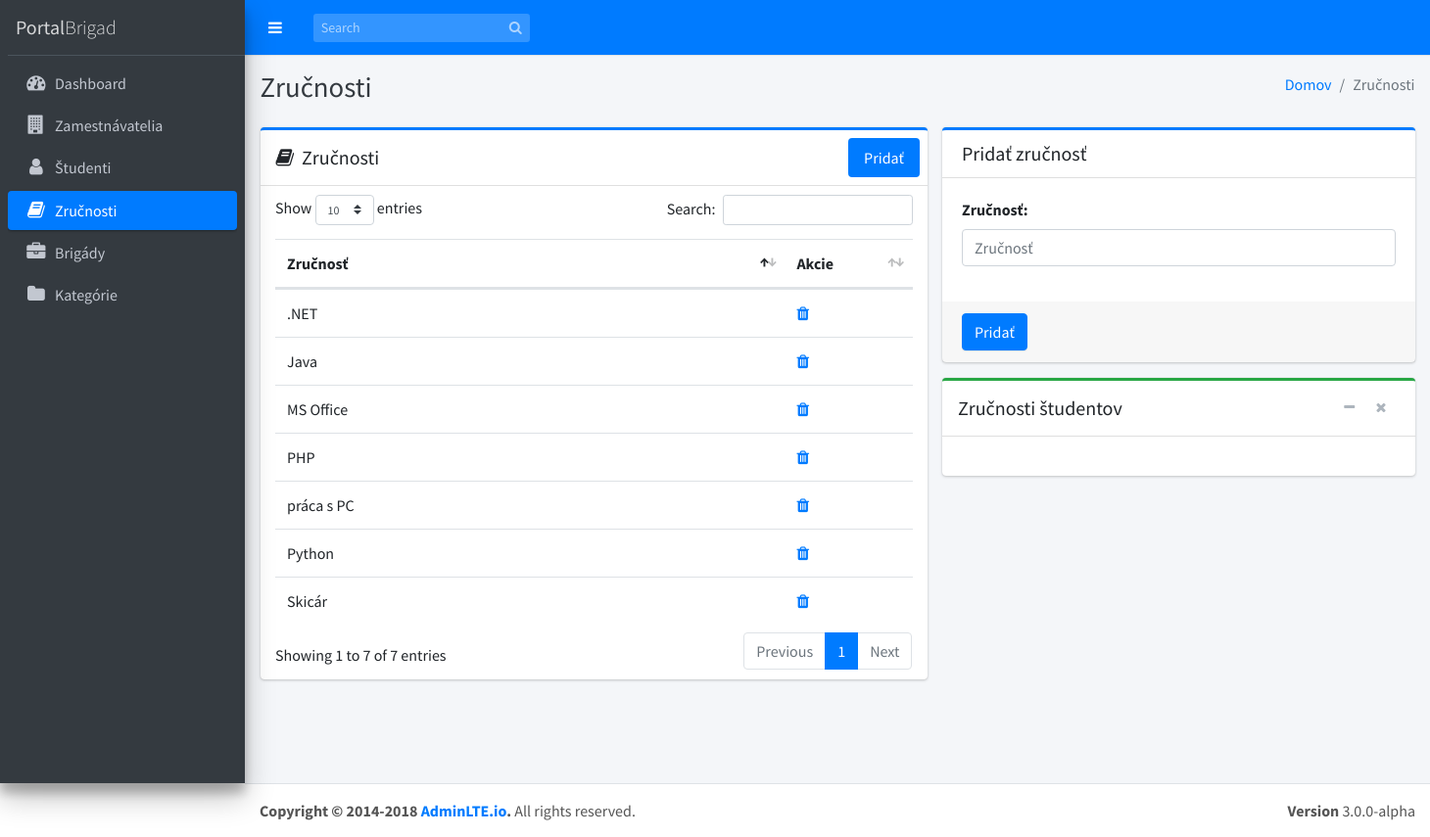
/index.php/zrucnosti, run on the app's committed database.
### tables this page shows
CREATE TABLE `zrucnosti` (
  `idzrucnosti` int(11) NOT NULL,
  `zrucnost` varchar(25) NOT NULL
);

### application/controllers/Zrucnosti.php (called while the page is built, shortened)
<?php
class Zrucnosti extends CI_Controller
{
  function __construct()
  {
    $this->load->helper('form');
    $this->load->helper('url');
    $this->load->library('form_validation');
    $this->load->model('Zrucnost_model');
    $this->load->library('pagination');
  }
  public function index()
  {
    $data = array();
    $data['zrucnosti'] = $this->Zrucnost_model->getRows();
    $data['graf'] = json_encode($this->Zrucnost_model->getChartData()->result());
    $data['title'] = 'Zručnosti | PortalBrigad';
    $this->load->view('templates/header', $data);
    $this->load->view('templates/menu');
    $this->load->view('zrucnosti/index', $data);
    $this->load->view('templates/footer');
  }
}

### index.php (called while the page is built, shortened)
<?php
require_once BASEPATH.'core/CodeIgniter.php';

### application/models/Zrucnost_model.php (called while the page is built, shortened)
<?php defined('BASEPATH') or exit('No direct script access allowed');
class Zrucnost_model extends CI_Model
{
  function getRows($id = "")
  {
    if (!empty($id)) {
      $query = $this->db->get_where('zrucnosti', array('idzrucnosti' => $id));
      return $query->row_array();
    } else {
      $query = $this->db->get('zrucnosti');
      return $query->result_array();
    }
  }
  public function getChartData()
  {
    $this->db->select('zrucnost, count(zrucnost) as pocet');
    $this->db->from('zrucnosti');
    $this->db->join('studenti_has_zrucnosti', 'studenti_has_zrucnosti.zrucnosti_idzrucnosti = idzrucnosti', 'inner');
    $this->db->group_by('zrucnost');
    $query = $this->db->get();
    return $query;
  }
}

### application/views/zrucnosti/index.php (the view, shortened to what this page needs)
<div class="content-wrapper">
  <div class="content-header">
    <div class="container-fluid">
      <div class="row mb-2">
        <div class="col-sm-6">
          <h1 class="m-0 text-dark">Zručnosti</h1>
        </div>
        <div class="col-sm-6">
          <ol class="breadcrumb float-sm-right">
            <li class="breadcrumb-item"><a href="<?php echo base_url(); ?>">Domov</a></li>
            <li class="breadcrumb-item active">Zručnosti</li>
          </ol>
        </div>
      </div>
    </div>
  </div>
  <section class="content">
    <div class="container-fluid">
      <div class="row">
        <section class="col-lg-7 connectedSortable ui-sortable">
          <div class="card card-primary card-outline">
            <div class="card-header d-flex p-0">
              <h3 class="card-title p-3">
                <i class="fa fa-book mr-1"></i>
                Zručnosti
              </h3>
              <ul class="nav nav-pills ml-auto p-2">
                <li class="nav-item">
                  <a href="<?php echo site_url('zrucnosti/add/'); ?>" class="nav-link active">Pridať</a>
                </li>
              </ul>
            </div>
            <div class="card-body table-responsive p-2">
              <div id="zrucnostiTable_wrapper" class="dataTables_wrapper container-fluid dt-bootstrap4">
                <div class="row">
                  <div class="col-sm-12"></div>
                </div>
                <div class="row">
                  <div class="col-sm-12">
                    <table id="zrucnostiTable" class="table table-hover dataTable">
                      <thead>
                        <tr>
                          <th width="80%">Zručnosť</th>
                          <th width="20%">Akcie</th>
                        </tr>
                      </thead>
                      <tbody id="userData">
                        <?php if (!empty($zrucnosti)) : foreach ($zrucnosti as $zrucnost) : ?>
                            <tr>
                              <td><?php echo $zrucnost['zrucnost']; ?></td>
                              <td>
                                <a href="<?php echo site_url('zrucnost/delete/' . $zrucnost['idzrucnosti']); ?>" data-href="<?php echo site_url('zrucnosti/delete/' . $zrucnost['idzrucnosti']); ?>" class="fa fa-trash" data-toggle="modal" data-target="#deleteModal"></a>
                              </td>
                            </tr>
                          <?php endforeach;
                      else : ?>
                          <tr>
                            <td colspan="4">Žiadne zručnosti</td>
                          </tr>
                        <?php endif; ?>
                      </tbody>
                    </table>
                  </div>
                </div>
              </div>
            </div>
          </div>
        </section>
        <section class="col-lg-5 connectedSortable ui-sortable">
          <div class="card card-primary card-outline">
            <div class="card-header">
              <h3 class="card-title">Pridať zručnosť</h3>
            </div>
            <form id="form-zrucnosti" method="post">
              <div class="card-body">
                <div class="form-group">
                  <label for="zrucnost">Zručnosť:</label>
                  <input type="text" class="form-control" id="zrucnost" name="zrucnost" placeholder="Zručnosť">
                </div>
              </div>
              <div class="card-footer">
                <button id="zrucnosti-button" class="btn btn-primary">Pridať</button>
              </div>
            </form>
          </div>
          <div class="card card-success card-outline">
            <div class="card-header d-flex p-0">
              <h3 class="card-title p-3">
                Zručnosti študentov
              </h3>
              <div class="card-tools p-1">
                <button type="button" class="btn btn-tool" data-widget="collapse"><i class="fa fa-minus"></i>
                </button>
                <button type="button" class="btn btn-tool" data-widget="remove"><i class="fa fa-times"></i></button>
              </div>
            </div>
            <div class="card-body">
            </div>
          </div>
        </section>
      </div>
    </div>
</div>
</div>

### data on the page
zrucnosti: zrucnost "PHP"
zrucnosti: zrucnost "Java"
zrucnosti: zrucnost "Python"
zrucnosti: zrucnost ".NET"
zrucnosti: zrucnost "práca s PC"
zrucnosti: zrucnost "MS Office"
zrucnosti: zrucnost "Skicár"
